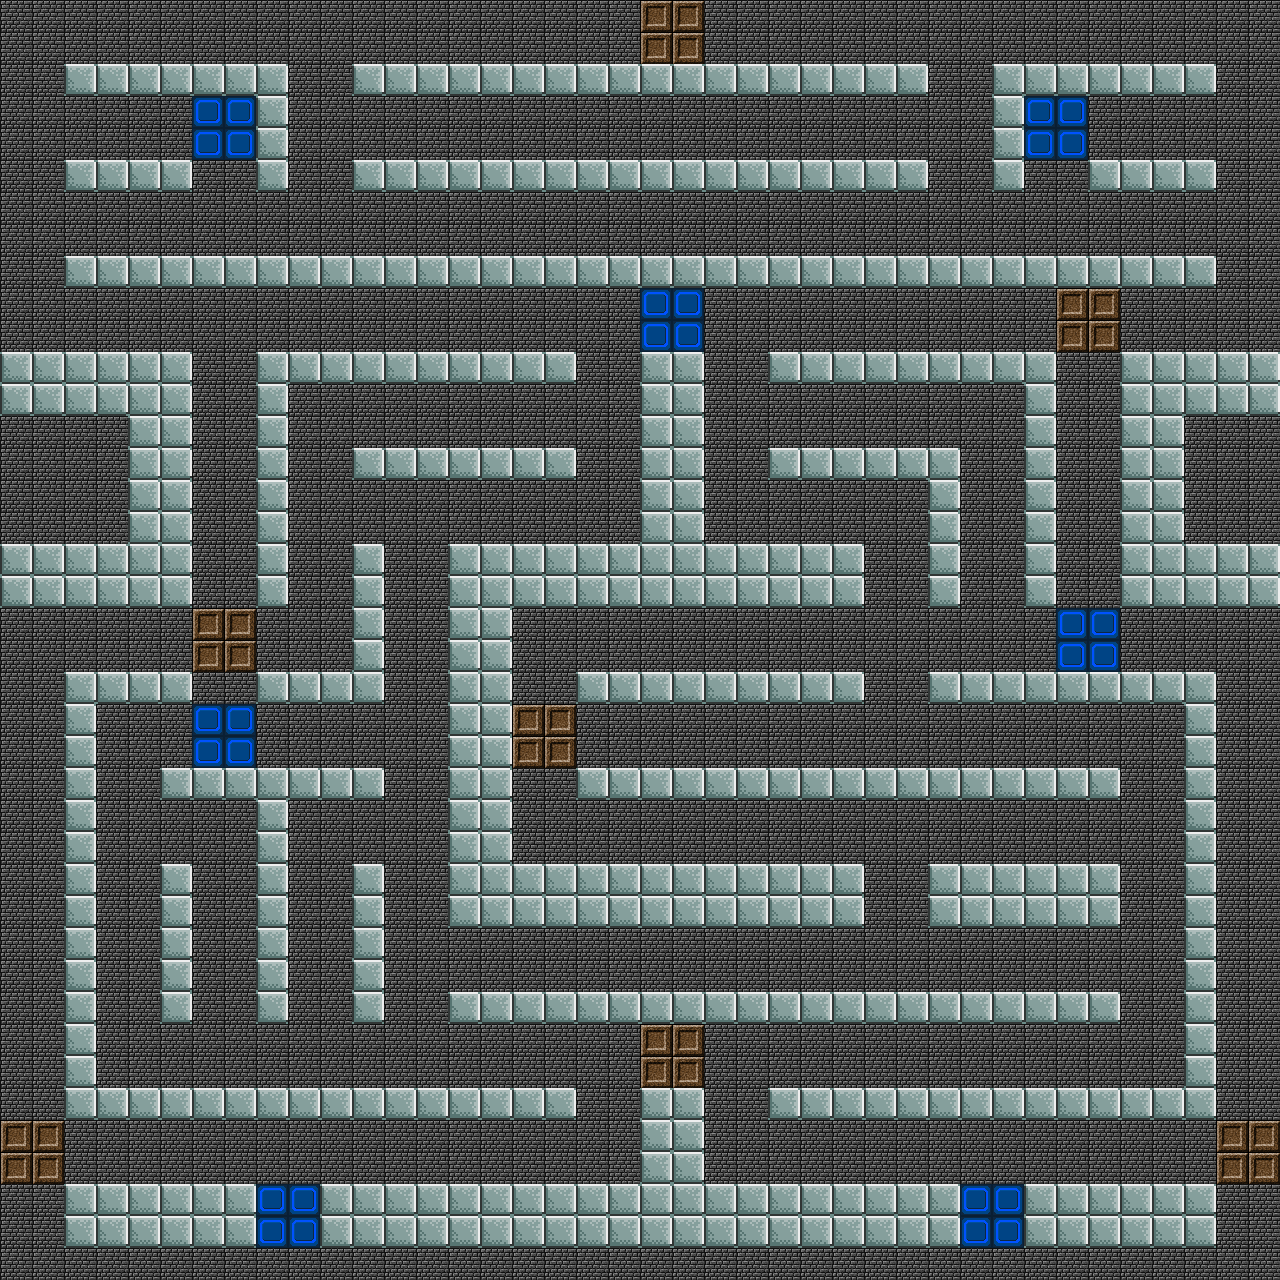

A 2D game scene composited from a Tiled map and its tileset images. What follows is a short description and the map's XML, with each tile layer's data collapsed to a summary:
An orthogonal 40x40 tile map with 32x32 px tiles, 4 tile layers (Tile Layer 1, Walls, Spawn7, PowerUp), 1 hidden layer not drawn, 2 tilesets.

<map version="1.0" orientation="orthogonal" renderorder="right-down" width="40" height="40" tilewidth="32" tileheight="32" nextobjectid="1">
 <tileset firstgid="1" name="dungeonIcons" tilewidth="32" tileheight="32" tilecount="3072" columns="64">
  <image source="../png/DungeonCrawl_ProjectUtumnoTileset.png" width="2048" height="1536" />
 </tileset>
 <tileset firstgid="3073" name="Walls" tilewidth="32" tileheight="32" tilecount="40" columns="8">
  <image source="../png/simpleGraphics_tiles32x32.png" width="256" height="160" />
 </tileset>
 <layer name="Tile Layer 1" width="40" height="40">
  <data>[1600 cells, 1600 non-empty, 1 distinct tile ids]</data>
 </layer>
 <layer name="Walls" width="40" height="40">
  <data>[1600 cells, 518 non-empty, 1 distinct tile ids]</data>
 </layer>
 <layer name="Spawn7" width="40" height="40">
  <data>[1600 cells, 28 non-empty, 1 distinct tile ids]</data>
 </layer>
 <layer name="Spawn8" width="40" height="40" visible="0">
  <data>[1600 cells, 32 non-empty, 1 distinct tile ids]</data>
 </layer>
 <layer name="PowerUp" width="40" height="40">
  <data>[1600 cells, 28 non-empty, 1 distinct tile ids]</data>
 </layer>
</map>
